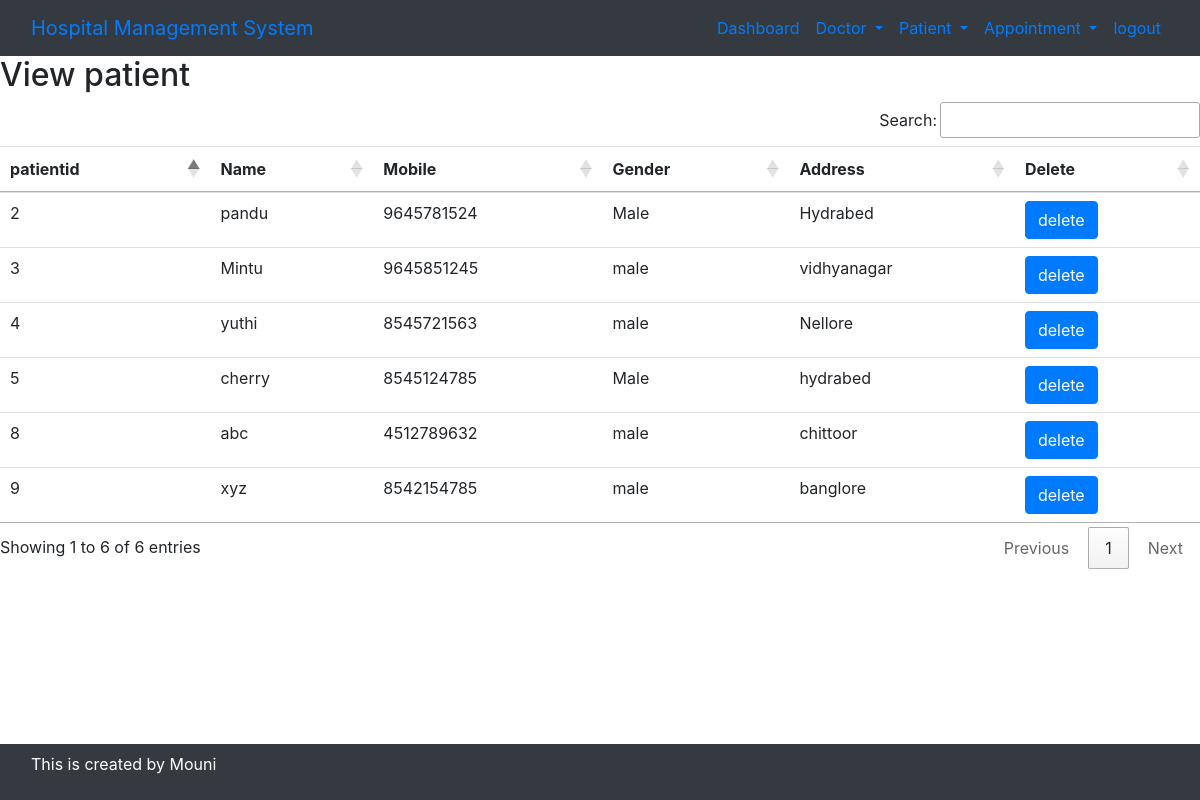
Page /view_Patient/ (signed in) on the earlier database version.
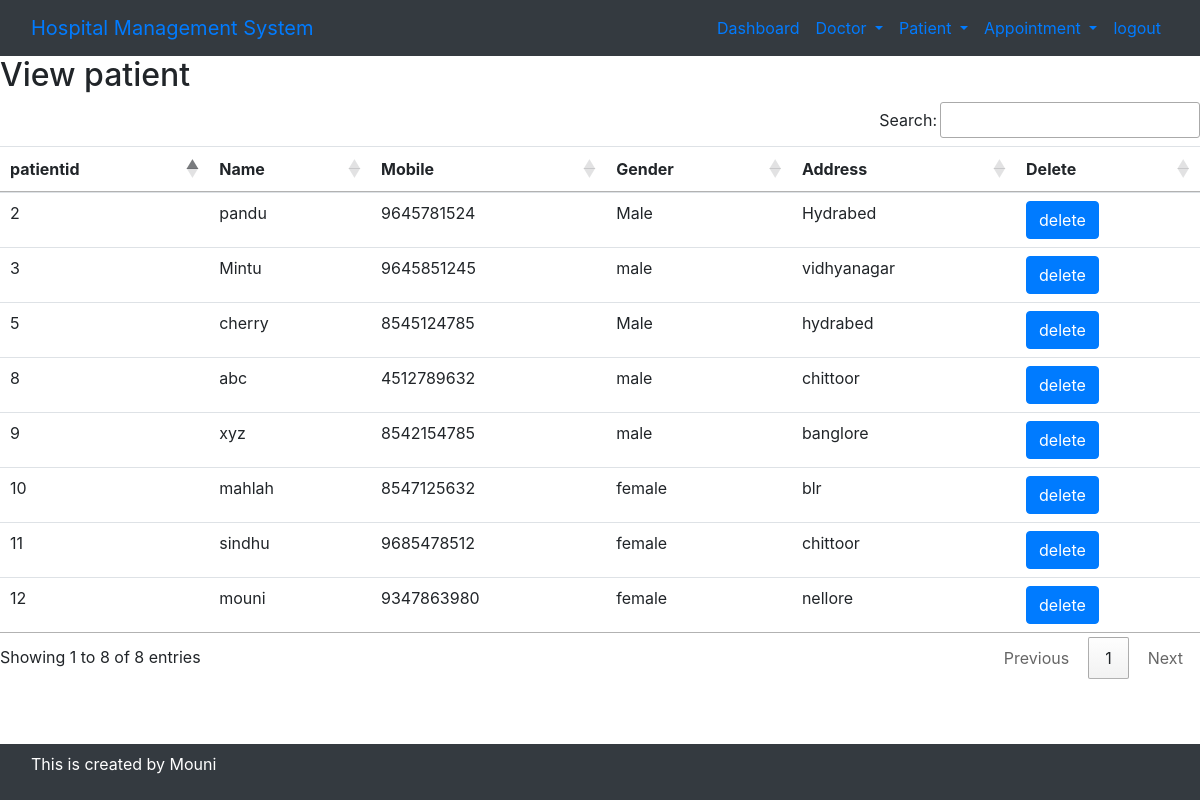
Same page on the later database version.
### app/models.py (models this page shows, shortened)
class Patient(models.Model):
    name=models.CharField(max_length=100)
    mobile=models.IntegerField(null=True)
    gender=models.CharField(max_length=100)
    address=models.TextField()

### app/views.py (the view)
# urls.py: path('view_Patient/',view_Patient,name='view_Patient'),
@login_required
def view_Patient(request):
    PAT=Patient.objects.all()
    d={'PAT':PAT}
    return render(request,'View_Patient.html',d)

### templates/View_Patient.html
{% include 'Base.html' %}
{% include 'navigation.html' %}
{% block content %}
    <div>
        <h2>View patient</h2>
        <table id="example" class="table table-hover">
            <thead>
                <tr>
                    <th>patientid</th>
                    <th>Name</th>
                    <th>Mobile</th>
                    <th>Gender</th>
                    <th>Address</th>
                    <th>Delete</th>
                </tr>
            </thead>
            <tbody>
                {% for i in PAT %}
                <tr>
                    <td>{{i.id}}</td>
                    <td>{{i.name}}</td>
                    <td>{{i.mobile}}</td>
                    <td>{{i.gender}}</td>
                    <td>{{i.address}}</td>
                    <td><a href="{% url 'delete_Patient' i.id %}" onclick="return confirm('Are u sure u want to delete ?')"  class="btn btn-primary">delete</a></td>
                </tr>
                {% endfor %}
            </tbody>
        </table>
    </div>
{% endblock content %}
{% include 'footer.html' %}

Differences in the rows shown:
removed Patient: id "4", name "yuthi", mobile "8545721563", gender "male", address "Nellore"
added Patient: id "10", name "mahlah", mobile "8547125632", gender "female", address "blr"
added Patient: id "11", name "sindhu", mobile "9685478512", gender "female", address "chittoor"
added Patient: id "12", name "mouni", mobile "9347863980", gender "female", address "nellore"
Other differences:
text written by a page script: "Search: Showing 1 to 6 of 6 entries Previous 1 Next" → "Search: Showing 1 to 8 of 8 entries Previous 1 Next"
